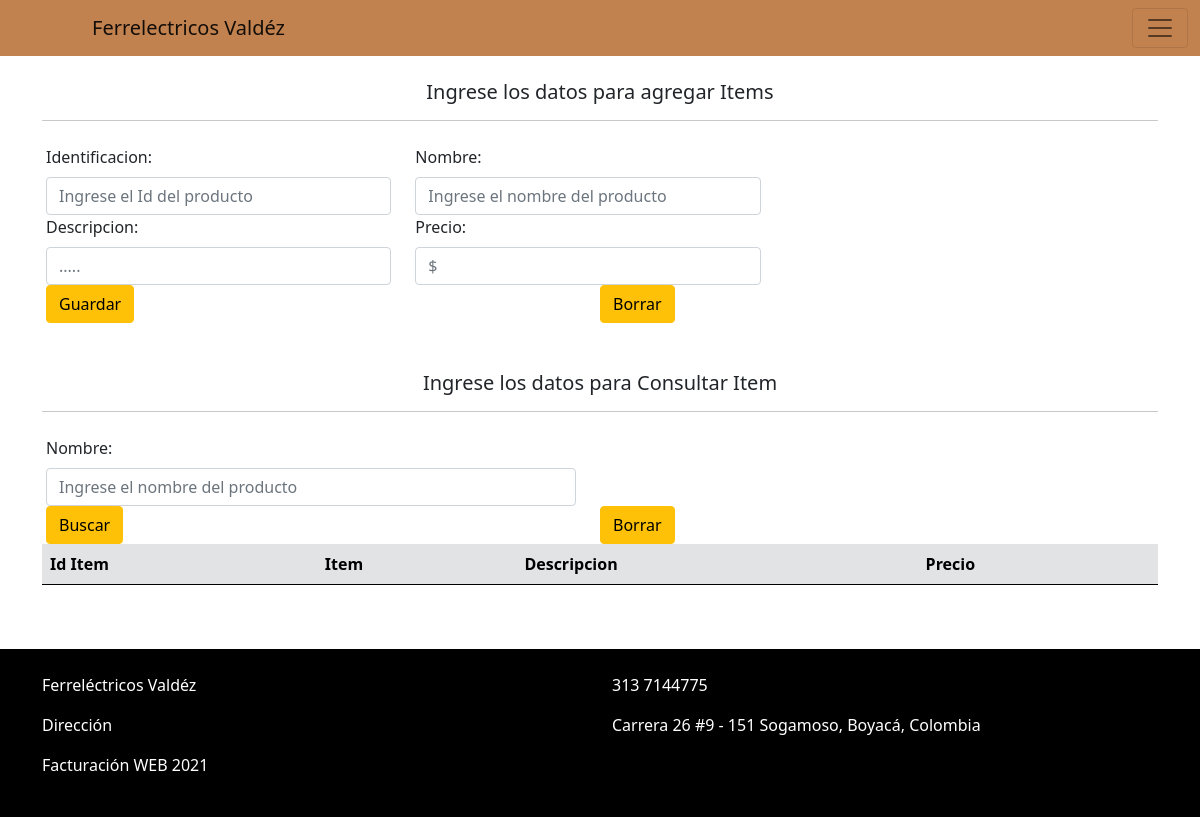
/item.php (signed in), run on an earlier commit of the app's database.
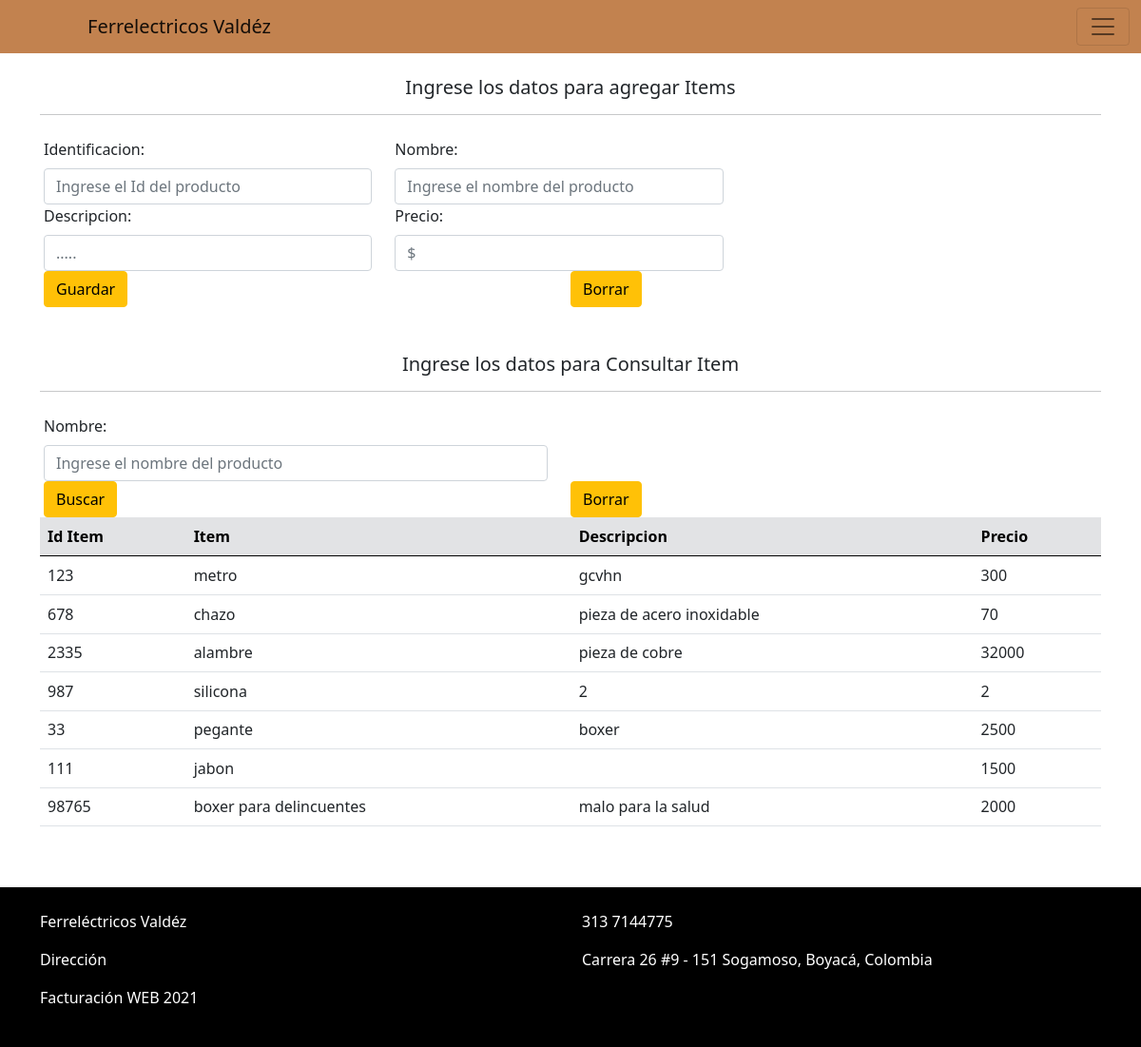
And on a later commit of the database.
### tables this page shows
CREATE TABLE IF NOT EXISTS `item` (
  `Id` int(12) NOT NULL,
  `denominacion` varchar(30) NOT NULL,
  `descripcion` varchar(150) NOT NULL,
  `precio` int(10) NOT NULL,
  PRIMARY KEY (`Id`)
);

### item.php (the view, shortened to what this page needs)
<?php
    require 'database.php';
    if(isset($_SESSION['user_id'])){
        $records = $conn->prepare('SELECT id, usuario, password FROM users WHERE id = :id ');
        $records->bindParam(':id', $_SESSION['user_id']);
        $records->execute();
        $results = $records->fetch(PDO::FETCH_ASSOC);
        $user = null;
        if (count($results) > 0) {
            $user = $results;
        }
    }
?>
<!DOCTYPE html>
<html lang="en">
<head>
    <link href="https://cdn.jsdelivr.net/npm/bootstrap@5.1.0/dist/css/bootstrap.min.css" rel="stylesheet">
</head>
<body>
  <?php if(!empty($user)):?>
    <nav class="navbar navbar-light" style="background-color: #C2824F;">
        <div class="container-fluid">
          <a class="navbar-brand" href="index.php"style="margin-left: 80px;">Ferrelectricos Valdéz</a>
          <button class="navbar-toggler" type="button" data-bs-toggle="offcanvas" data-bs-target="#offcanvasNavbar" aria-controls="offcanvasNavbar">
            <span class="navbar-toggler-icon"></span>
          </button>
        </div>
      </nav>
      <br>
      <div class="container">
        <h5 style="text-align: center;">Ingrese los datos para agregar Items</h5>
        <hr>
        <br>
        <form class="row g-3 needs-validation" action="item.php" method="POST" novalidate>
          <div class="row">
            <div class="col-sm-4">
              <label for="id" class="form-label">Identificacion:</label>
              <input type="text" class="form-control" id="id" placeholder="Ingrese el Id del producto" name="id" aria-describedby="inputGroupPrepend2" required>
            </div>
            <div class="col-sm-4">
              <label for="nombre" class="form-label">Nombre:</label>
              <input type="text" class="form-control" id="nombre" placeholder="Ingrese el nombre del producto" name="nombre" aria-describedby="inputGroupPrepend2" required>
            </div>
          </div>
          <div class="row">
            <div class="col-sm-4">
                <label for="descripcion" class="form-label">Descripcion:</label>
                <input type="text" class="form-control" id="descripcion" name="descripcion" placeholder=".....">
            </div>
            <div class="col-sm-4">
              <label for="precio" class="form-label">Precio:</label>
              <input type="number" class="form-control" id="precio" name="precio" placeholder="$" required>
            </div>
          </div>
          <br>
          <div class="row">
            <div class="col-sm">
              <button class="btn btn-warning" type="submit" name="addItem_btn">Guardar</button>
            </div>
            <div class="col-sm">
              <button class="btn btn-warning" type="reset">Borrar</button>
            </div>
          </div>
        </form>
        <br>
    <br>
        <h5 style="text-align: center;">Ingrese los datos para Consultar Item</h5>
        <hr>
        <br>
        <form class="row g-3 needs-validation" action="item.php" method="POST" novalidate>
          <div class="row">
            <div class="col-sm-6">
              <label for="nombre" class="form-label">Nombre:</label>
              <input type="text" class="form-control" id="nombre" placeholder="Ingrese el nombre del producto" name="nombre" aria-describedby="inputGroupPrepend2">
            </div>
          </div>
          <div class="row">
            <div class="col-sm">
              <button class="btn btn-warning" type="submit" name="serchItem_btn">Buscar</button>
            </div>
            <div class="col-sm">
              <button class="btn btn-warning" type="reset">Borrar</button>
            </div>
          </div>
        </form>
        <table class="table caption-top">
      <thead class="table-secondary">
        <tr>
          <th scope="col"> Id Item </th>
          <th scope="col"> Item </th>
          <th scope="col"> Descripcion </th>
          <th scope="col"> Precio</th>
          </tr>
      </thead>
      <tbody>
        <?php
          require 'database.php';
          $nombre= ( empty($_POST['nombre']) ) ? NULL : $_POST['nombre'];
          if(!empty($nombre)){
            $consulta = $conn->query("SELECT * FROM item WHERE denominacion LIKE '%$nombre%'");
            foreach($consulta as $result){
              echo "<tr>
              <td>".$result['Id']."</td>";
                  echo "<td>". $result['denominacion']."</td>";
                  echo "<td>". $result['descripcion']."</td>";
                  echo "<td>". $result['precio']."</td>";
                  echo "<tr>";
            }
          }else{
            $consulta = $conn->query("SELECT * FROM item");
            foreach($consulta as $result){
              echo "<tr>
              <td>".$result['Id']."</td>";
                  echo "<td>". $result['denominacion']."</td>";
                  echo "<td>". $result['descripcion']."</td>";
                  echo "<td>". $result['precio']."</td>";
                  echo "<tr>";
            }
          }
        ?>
      </tbody>
      </table>
      <br>
        </div>
</body>
<br>
<footer style="background-color: #000000;">
  <div class="container">
    <br>
    <div class="row">
        <div class="col-sm">
          <p style="color: white;">Ferreléctricos Valdéz</p>
        </div>
        <div class="col-sm">
          <p style="color: white;">313 7144775</p>
        </div>
    </div>
    <div class="row">
      <div class="col-sm">
        <p style="color: white;">Dirección</p>
      </div>
      <div class="col-sm">
        <p style="color: white;">Carrera 26 #9 - 151 Sogamoso, Boyacá, Colombia</p>
      </div>
    </div>
    <div class="row">
    <p style="color: white;">Facturación WEB 2021</p>
    </div>
    <br>
  </div>
</footer>
<?php endif; ?>
</html>

What changed in the data, as far as the page shows it:
added item: Id "123", denominacion "metro", descripcion "gcvhn", precio "300"
added item: Id "678", denominacion "chazo", descripcion "pieza de acero inoxidable", precio "70"
added item: Id "2335", denominacion "alambre", descripcion "pieza de cobre", precio "32000"
added item: Id "987", denominacion "silicona", descripcion "2", precio "2"
added item: Id "33", denominacion "pegante", descripcion "boxer", precio "2500"
added item: Id "111", denominacion "jabon", precio "1500"
added item: Id "98765", denominacion "boxer para delincuentes", descripcion "malo para la salud", precio "2000"
